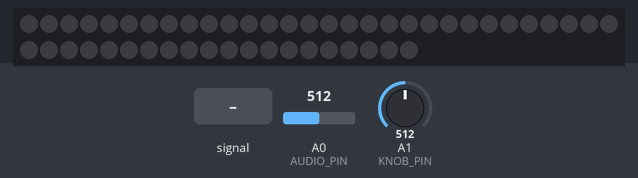
Recording of a sketch running on a simulated Arduino Uno, built with avr-gcc and run on an emulated ATmega328P. Shown: 50 RGB LEDs in strip order, left to right, continuing on the next row. The test bench sets the inputs (shaded band); at power-on: A1 (KNOB_PIN) = 512, A0 (AUDIO_PIN) = 512. Dim RGB values are drawn brighter than linear.

Above: at 1.2 s.
1.3 s: A0 (AUDIO_PIN) fed a 200 Hz sine of ±81 counts around its level
At 1.83 s:
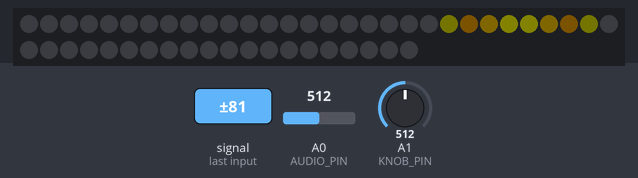
2.9 s: A1 (KNOB_PIN) set to 900
At 3.6 s:
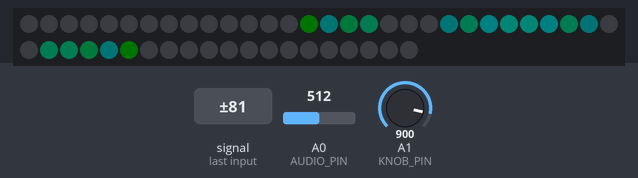
4.9 s: A0 (AUDIO_PIN) set to 306
At 5.0 s:
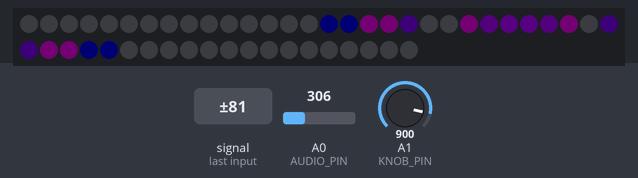
6.5 s: A0 (AUDIO_PIN) fed a 2 Hz sine of ±306 counts around its level
At 7.68 s:
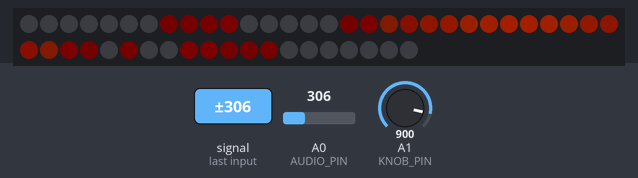
8.3 s: A0 (AUDIO_PIN) fed a 1000 Hz sine of ±255 counts around its level
At 8.55 s:
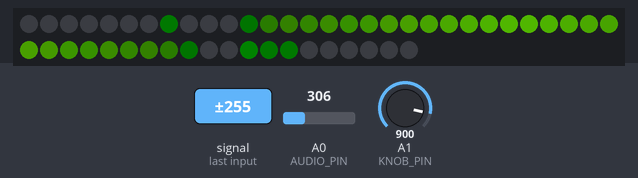
11.3 s: A1 (KNOB_PIN) set to 1023
At 11.41 s:
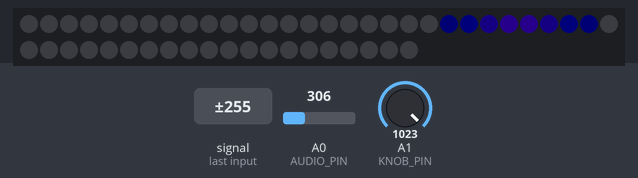

Measured:
- after the input at 1.3 s, the LEDs: first change at once (image 1 shows a later state)
- after the input at 6.5 s, the LEDs: first change after 0.05 s (image 4 shows a later state)

The sketch:

music_bar.ino
```cpp
#include <Adafruit_NeoPixel.h>
#ifdef __AVR__
#include <avr/power.h>
#endif

#define LED_PIN   8
#define LED_TOTAL 50
#define LED_HALF  LED_TOTAL/2
#define AUDIO_PIN A0
#define KNOB_PIN  A1


Adafruit_NeoPixel strand = Adafruit_NeoPixel(LED_TOTAL, LED_PIN, NEO_GRB + NEO_KHZ800);  //LED strand objetc

uint16_t gradient = 0;

uint8_t volume = 0;
uint8_t last = 0;

float maxVol = 15;
float knob = 1023.0;
float avgVol = 0;
float avgBump = 0;

bool bump = false;


void setup() {

  Serial.begin(9600);

  strand.begin();
  strand.show();
}


void loop() {
  volume = analogRead(AUDIO_PIN);
  knob = analogRead(KNOB_PIN) / 1023.0;
  avgVol = (avgVol + volume) / 2.0;

  if (volume < avgVol / 2.0 || volume < 15) volume = 0;


  if (volume > maxVol) maxVol = volume;


  if (gradient > 1529) {

    gradient %= 1530;


    maxVol = (maxVol + volume) / 2.0;
  }


  if (volume - last > avgVol - last && avgVol - last > 0) avgBump = (avgBump + (volume - last)) / 2.0;

  bump = (volume - last) > avgBump;

  Pulse();

  gradient++;

  last = volume;

  delay(30);
}


void Pulse() {

  fade(0.75);
  if (bump) gradient += 64;


  if (volume > 0) {
    uint32_t col = Rainbow(gradient);


    int start = LED_HALF - (LED_HALF * (volume / maxVol));
    int finish = LED_HALF + (LED_HALF * (volume / maxVol)) + strand.numPixels() % 2;


    for (int i = start; i < finish; i++) {


      float damp = float(
                     ((finish - start) / 2.0) -
                     abs((i - start) - ((finish - start) / 2.0))
                   )
                   / float((finish - start) / 2.0);

      strand.setPixelColor(i, strand.Color(
                             split(col, 0) * pow(damp, 2.0) * knob,
                             split(col, 1) * pow(damp, 2.0) * knob,
                             split(col, 2) * pow(damp, 2.0) * knob
                           ));
    }

    strand.setBrightness(255.0 * pow(volume / maxVol, 2));
  }

  strand.show();
}


void fade(float damper) {

  if (damper >= 1) damper = 0.99;

  for (int i = 0; i < strand.numPixels(); i++) {

    uint32_t col = (strand.getPixelColor(i)) ? strand.getPixelColor(i) : strand.Color(0, 0, 0);


    if (col == 0) continue;

    float colors[3]; //Array of the three RGB values


    for (int j = 0; j < 3; j++) colors[j] = split(col, j) * damper;


    strand.setPixelColor(i, strand.Color(colors[0] , colors[1], colors[2]));
  }
}


uint8_t split(uint32_t color, uint8_t i ) {

  //0 = Red, 1 = Green, 2 = Blue

  if (i == 0) return color >> 16;
  if (i == 1) return color >> 8;
  if (i == 2) return color >> 0;
  return -1;
}


uint32_t Rainbow(unsigned int i) {
  if (i > 1529) return Rainbow(i % 1530);
  if (i > 1274) return strand.Color(255, 0, 255 - (i % 255));   //violet -> red
  if (i > 1019) return strand.Color((i % 255), 0, 255);         //blue -> violet
  if (i > 764) return strand.Color(0, 255 - (i % 255), 255);    //aqua -> blue
  if (i > 509) return strand.Color(0, 255, (i % 255));          //green -> aqua
  if (i > 255) return strand.Color(255 - (i % 255), 255, 0);    //yellow -> green
  return strand.Color(255, i, 0);                               //red -> yellow
}
```
